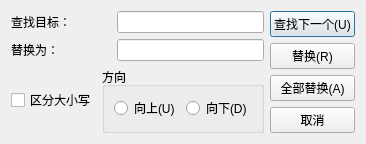
<?xml version="1.0" encoding="UTF-8"?>
<ui version="4.0">
 <class>ReplaceDialog</class>
 <widget class="QDialog" name="ReplaceDialog">
  <property name="geometry">
   <rect>
    <x>0</x>
    <y>0</y>
    <width>363</width>
    <height>132</height>
   </rect>
  </property>
  <property name="maximumSize">
   <size>
    <width>425</width>
    <height>176</height>
   </size>
  </property>
  <property name="windowTitle">
   <string>替换</string>
  </property>
  <layout class="QHBoxLayout" name="horizontalLayout_6">
   <item>
    <layout class="QHBoxLayout" name="horizontalLayout_5">
     <item>
      <layout class="QVBoxLayout" name="verticalLayout_2">
       <item>
        <layout class="QHBoxLayout" name="horizontalLayout">
         <item>
          <widget class="QLabel" name="label">
           <property name="sizePolicy">
            <sizepolicy hsizetype="Fixed" vsizetype="Fixed">
             <horstretch>0</horstretch>
             <verstretch>0</verstretch>
            </sizepolicy>
           </property>
           <property name="minimumSize">
            <size>
             <width>100</width>
             <height>0</height>
            </size>
           </property>
           <property name="maximumSize">
            <size>
             <width>100</width>
             <height>16777215</height>
            </size>
           </property>
           <property name="text">
            <string>查找目标：</string>
           </property>
          </widget>
         </item>
         <item>
          <widget class="QLineEdit" name="searchText"/>
         </item>
        </layout>
       </item>
       <item>
        <layout class="QHBoxLayout" name="horizontalLayout_4">
         <item>
          <widget class="QLabel" name="label_3">
           <property name="sizePolicy">
            <sizepolicy hsizetype="Fixed" vsizetype="Fixed">
             <horstretch>0</horstretch>
             <verstretch>0</verstretch>
            </sizepolicy>
           </property>
           <property name="minimumSize">
            <size>
             <width>100</width>
             <height>0</height>
            </size>
           </property>
           <property name="maximumSize">
            <size>
             <width>100</width>
             <height>16777215</height>
            </size>
           </property>
           <property name="text">
            <string>替换为：</string>
           </property>
          </widget>
         </item>
         <item>
          <widget class="QLineEdit" name="targetText"/>
         </item>
        </layout>
       </item>
       <item>
        <layout class="QHBoxLayout" name="horizontalLayout_3">
         <item>
          <widget class="QCheckBox" name="cbCaseSensetive">
           <property name="text">
            <string>区分大小写</string>
           </property>
          </widget>
         </item>
         <item>
          <widget class="QGroupBox" name="groupBox">
           <property name="title">
            <string>方向</string>
           </property>
           <layout class="QHBoxLayout" name="horizontalLayout_2">
            <item>
             <widget class="QRadioButton" name="rbUp">
              <property name="text">
               <string>向上(U)</string>
              </property>
             </widget>
            </item>
            <item>
             <widget class="QRadioButton" name="rbDown">
              <property name="text">
               <string>向下(D)</string>
              </property>
             </widget>
            </item>
           </layout>
          </widget>
         </item>
        </layout>
       </item>
      </layout>
     </item>
     <item>
      <layout class="QVBoxLayout" name="verticalLayout">
       <item>
        <widget class="QPushButton" name="btFindNext">
         <property name="text">
          <string>查找下一个(U)</string>
         </property>
        </widget>
       </item>
       <item>
        <widget class="QPushButton" name="btReplace">
         <property name="text">
          <string>替换(R)</string>
         </property>
        </widget>
       </item>
       <item>
        <widget class="QPushButton" name="btReplaceAll">
         <property name="text">
          <string>全部替换(A)</string>
         </property>
        </widget>
       </item>
       <item>
        <widget class="QPushButton" name="btCancel">
         <property name="text">
          <string>取消</string>
         </property>
        </widget>
       </item>
      </layout>
     </item>
    </layout>
   </item>
  </layout>
 </widget>
 <resources/>
 <connections/>
</ui>
